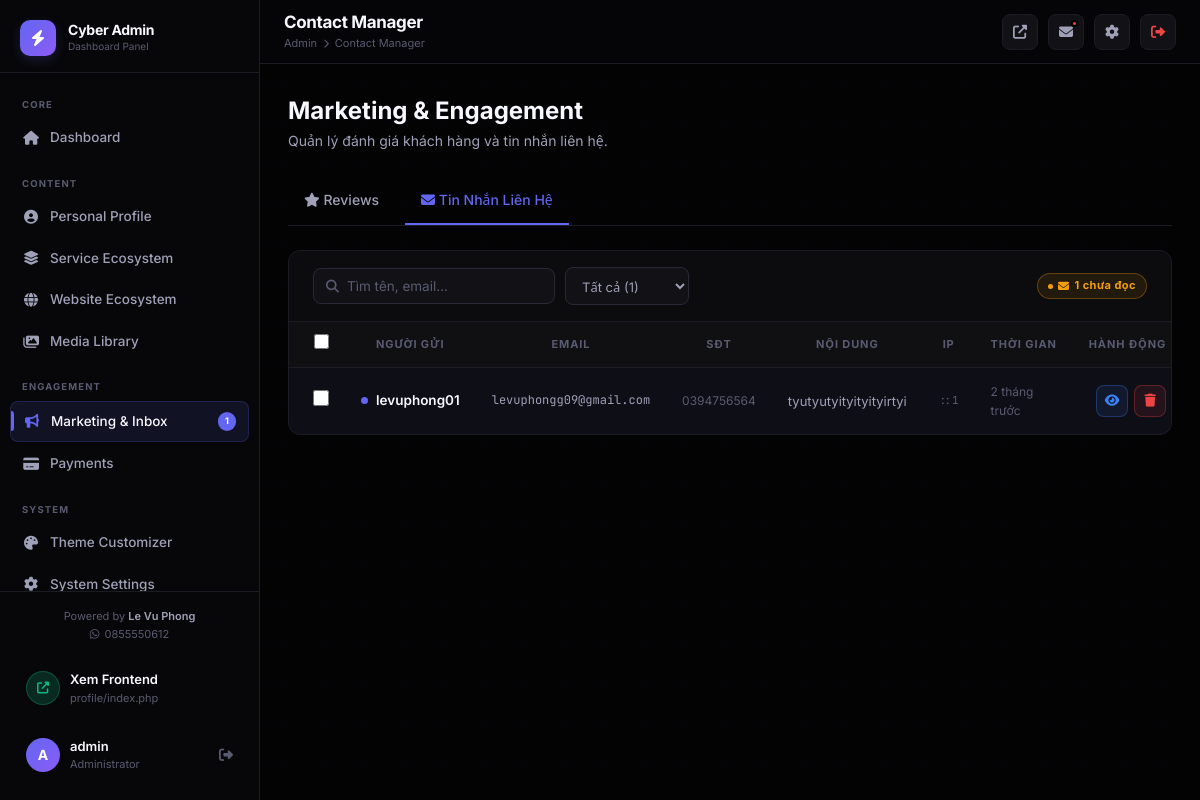
The page /admin/pages/marketing.php (signed in) on the database its author committed.
### tables this page shows
CREATE TABLE `users` (
  `id` int(10) unsigned NOT NULL AUTO_INCREMENT,
  `username` varchar(100) NOT NULL,
  `password` varchar(255) NOT NULL,
  `email` varchar(255) NOT NULL,
  `avatar` varchar(500) DEFAULT '',
  `remember_token` varchar(255) DEFAULT NULL,
  `created_at` timestamp NOT NULL DEFAULT current_timestamp(),
  PRIMARY KEY (`id`),
  UNIQUE KEY `username` (`username`)
);

CREATE TABLE `contacts` (
  `id` int(10) unsigned NOT NULL AUTO_INCREMENT,
  `name` varchar(200) NOT NULL,
  `email` varchar(255) NOT NULL,
  `phone` varchar(50) DEFAULT '',
  `message` text NOT NULL,
  `ip_address` varchar(45) DEFAULT '',
  `user_agent` varchar(500) DEFAULT '',
  `is_read` tinyint(1) DEFAULT 0,
  `created_at` timestamp NOT NULL DEFAULT current_timestamp(),
  PRIMARY KEY (`id`)
);

### config/database.php (called while the page is built, shortened)
<?php
class Database {
    private static ?PDO $instance = null;
    public static function getInstance(): PDO {
        if (self::$instance === null) {
            $dsn = "mysql:host=" . DB_HOST . ";dbname=" . DB_NAME . ";charset=" . DB_CHARSET;
            $options = [
                PDO::ATTR_ERRMODE            => PDO::ERRMODE_EXCEPTION,
                PDO::ATTR_DEFAULT_FETCH_MODE => PDO::FETCH_ASSOC,
                PDO::ATTR_EMULATE_PREPARES   => false,
            ];
            try {
                self::$instance = new PDO($dsn, DB_USER, DB_PASS, $options);
            } catch (PDOException $e) {
                http_response_code(500);
                die(json_encode(['error' => 'Database connection failed.']));
            }
        }
        return self::$instance;
    }
}
function db(): PDO {
    return Database::getInstance();
}

### admin/includes/auth.php (called while the page is built, shortened)
<?php
require_once dirname(__DIR__, 2) . '/includes/functions.php';
function getAdminUser(): array {
    $stmt = db()->prepare("SELECT id, username, email, avatar FROM users WHERE id = ?");
    $stmt->execute([$_SESSION['admin_id']]);
    return $stmt->fetch() ?: [];
}

### includes/functions.php (called while the page is built, shortened)
<?php
require_once __DIR__ . '/../config/database.php';
function e(string $str): string {
    return htmlspecialchars($str, ENT_QUOTES, 'UTF-8');
}
function timeAgo(string $datetime): string {
    $now = new DateTime();
    $ago = new DateTime($datetime);
    $diff = $now->diff($ago);
    if ($diff->m > 0) return $diff->m . ' tháng trước';
    return 'Vừa xong';
}

### admin/pages/marketing.php (the view, shortened to what this page needs)
<?php
require_once dirname(__DIR__) . '/includes/auth.php';
$filter = $_GET['filter'] ?? 'all';
$search = trim($_GET['search'] ?? '');
$page = max(1,(int)($_GET['page']??1));
$perPage = 15;
$where = '1=1'; $params = [];
$countStmt = db()->prepare("SELECT COUNT(*) FROM contacts WHERE $where");
$countStmt->execute($params);
$total = (int)$countStmt->fetchColumn();
$stmt = db()->prepare("SELECT * FROM contacts WHERE $where ORDER BY created_at DESC LIMIT $perPage OFFSET ".(($page-1)*$perPage));
$stmt->execute($params);
$rows = $stmt->fetchAll();
$unread = (int)db()->query("SELECT COUNT(*) FROM contacts WHERE is_read=0")->fetchColumn();
include dirname(__DIR__) . '/includes/head.php';
include dirname(__DIR__) . '/includes/sidebar.php';
include dirname(__DIR__) . '/includes/topbar.php';
?>
<div class="admin-main"><div class="content-area">
<div style="margin-bottom: 24px;">
  <h1 style="font-size: 24px; font-weight: 700;">Marketing & Engagement</h1>
  <p style="color: var(--text-2); font-size: 14px;">Quản lý đánh giá khách hàng và tin nhắn liên hệ.</p>
</div>
<div class="cms-tabs">
  <a href="testimonials.php" class="cms-tab"><i class="fas fa-star"></i> Reviews</a>
  <a href="contacts.php" class="cms-tab active"><i class="fas fa-envelope"></i> Tin Nhắn Liên Hệ</a>
</div>
<div class="admin-card">
  <div class="table-toolbar">
    <div class="toolbar-left">
      <form method="GET" style="display:contents;">
        <div class="admin-search"><i class="fas fa-search"></i><input type="text" name="search" placeholder="Tìm tên, email..." value="<?=e($search)?>"></div>
        <select name="filter" class="admin-filter" onchange="this.form.submit()">
          <option value="all" <?=$filter==='all'?'selected':''?>>Tất cả (<?=$total?>)</option>
        </select>
      </form>
    </div>
    <div class="toolbar-right">
      <?php if ($unread > 0): ?>
      <span class="status-badge pending"><i class="fas fa-envelope"></i> <?=$unread?> chưa đọc</span>
      <?php endif; ?>
    </div>
  </div>
  <div class="modern-table-wrap">
    <table class="modern-table">
      <thead><tr>
        <th><input type="checkbox" id="selectAll" style="accent-color:var(--accent);width:15px;height:15px;"></th>
        <th>Người gửi</th><th>Email</th><th>SĐT</th><th>Nội dung</th><th>IP</th><th>Thời gian</th><th style="text-align:right;">Hành động</th>
      </tr></thead>
      <tbody>
      <?php if (empty($rows)): ?>
      <tr><td colspan="8"><div class="empty-state"><i class="fas fa-inbox"></i><h4>Không có tin nhắn nào</h4></div></td></tr>
      <?php else: foreach ($rows as $r): ?>
      <tr style="<?=!$r['is_read']?'background:rgba(99,102,241,0.03);':''?>">
        <td class="td-check"><input type="checkbox" class="row-check" value="<?=$r['id']?>"></td>
        <td>
          <div style="display:flex;align-items:center;gap:8px;">
            <?php if (!$r['is_read']): ?><span style="width:7px;height:7px;background:var(--accent);border-radius:50%;flex-shrink:0;"></span><?php endif; ?>
            <span class="td-primary"><?=e($r['name'])?></span>
          </div>
        </td>
        <td class="td-mono" style="font-size:12px;"><?=e($r['email'])?></td>
        <td style="color:var(--text-3);font-size:12px;"><?=e($r['phone'])?:'-'?></td>
        <td style="font-size:13px;color:var(--text-2);max-width:200px;"><?=e(mb_strimwidth($r['message'],0,60,'...'))?></td>
        <td class="td-mono" style="font-size:11px;color:var(--text-3);"><?=e($r['ip_address'])?></td>
        <td style="font-size:12px;color:var(--text-3);"><?=timeAgo($r['created_at'])?></td>
        <td><div class="td-actions">
          <button class="btn btn-xs btn-info btn-icon" onclick='viewContact(<?=json_encode($r)?>'><i class="fas fa-eye"></i></button>
          <button class="btn btn-xs btn-danger btn-icon" onclick="deleteItem('contacts',<?=$r['id']?>,location.href)"><i class="fas fa-trash"></i></button>
        </div></td>
      </tr>
      <?php endforeach; endif; ?>
      </tbody>
    </table>
  </div>
</div>
</div></div>
</body></html>

### admin/includes/sidebar.php (shortened to what this page needs)
<?php
$currentPage = basename($_SERVER['PHP_SELF'], '.php');
$currentDir  = basename(dirname($_SERVER['PHP_SELF']));
function navItem(string $href, string $icon, string $label, string $page, string $current, ?int $badge = null): void {
    $active = ($current === $page) ? ' active' : '';
    $badgeHtml = $badge !== null ? "<span class='nav-badge'>$badge</span>" : '';
    echo "<a href='$href' class='nav-item$active'><i class='$icon'></i> $label $badgeHtml</a>";
}
try {
    $unreadContacts = (int)db()->query("SELECT COUNT(*) FROM contacts WHERE is_read=0")->fetchColumn();
    $pendingReviews = (int)db()->query("SELECT COUNT(*) FROM testimonials WHERE approved=0")->fetchColumn();
} catch (\Throwable) {
    $unreadContacts = $pendingReviews = 0;
}
$page = (isset($_GET['page']) ? $_GET['page'] : ($currentDir === 'pages' ? $currentPage : 'dashboard'));
?>
<aside class="admin-sidebar" id="adminSidebar">
  <a href="<?= ADMIN_URL ?>" class="sidebar-logo">
    <div class="logo-icon"><i class="fas fa-bolt"></i></div>
    <div>
      <div class="logo-text">Cyber Admin</div>
      <div class="logo-sub">Dashboard Panel</div>
    </div>
  </a>
  <nav class="sidebar-nav">
    <div class="nav-group">
      <div class="nav-group-label">Core</div>
      <?php navItem(ADMIN_URL, 'fas fa-home', 'Dashboard', 'index', $page); ?>
    </div>
    <div class="nav-group">
      <div class="nav-group-label">Content</div>
    </div>
    <div class="nav-group">
      <div class="nav-group-label">Engagement</div>
      <?php navItem(ADMIN_URL . 'pages/marketing', 'fas fa-bullhorn', 'Marketing & Inbox', 'marketing', $page, ($unreadContacts+$pendingReviews) ?: null); ?>
    </div>
    <div class="nav-group">
      <div class="nav-group-label">System</div>
    </div>
  </nav>
  <div class="sidebar-footer">
    <div style="text-align: center; margin-bottom: 16px; font-size: 11px; color: var(--text-3);">
      Powered by <a href="<?= PROJECT_WEBSITE ?>" target="_blank" style="color: var(--text-2); font-weight: 600; text-decoration: none;"><?= PROJECT_AUTHOR ?></a><br>
      <i class="fab fa-whatsapp" style="margin-right: 2px;"></i> <?= PROJECT_CONTACT ?>
    </div>
    <a href="<?= BASE_URL ?>" target="_blank" class="sidebar-user" style="margin-bottom:8px;">
      <div class="su-avatar" style="background:rgba(16,185,129,0.2);border:1px solid rgba(16,185,129,0.3);">
        <i class="fas fa-external-link-alt" style="font-size:12px;color:#10B981;"></i>
      </div>
      <div>
        <div class="su-name">Xem Frontend</div>
        <div class="su-role">profile/index.php</div>
      </div>
    </a>
    <?php $adminUser = getAdminUser(); ?>
    <div class="sidebar-user">
      <div class="su-avatar"><?= strtoupper(substr($adminUser['username'] ?? 'A', 0, 1)) ?></div>
      <div>
        <div class="su-name"><?= e($adminUser['username'] ?? 'Admin') ?></div>
        <div class="su-role">Administrator</div>
      </div>
      <a href="<?= ADMIN_URL ?>logout.php" class="su-logout" title="Đăng xuất">
        <i class="fas fa-sign-out-alt"></i>
      </a>
    </div>
  </div>
</aside>

### rows shown on the page
users: username "A", username "admin"
contacts: is_read 0 (drawn), name "levuphong01", email "levuphongg09@gmail.com", phone "0394756564", message "tyutyutyityityityirtyi", ip_address "::1", created_at "2 tháng trước"

### other values the page prints
$label "Dashboard Personal Profile Service Ecosystem Website Ecosystem Media Library Marketing & Inbox Payments Theme Customizer System Settings"
$badge "1"
PROJECT_AUTHOR "Le Vu Phong"
PROJECT_CONTACT "0855550612"
$pageTitle "Contact Manager"
$unread "1"
